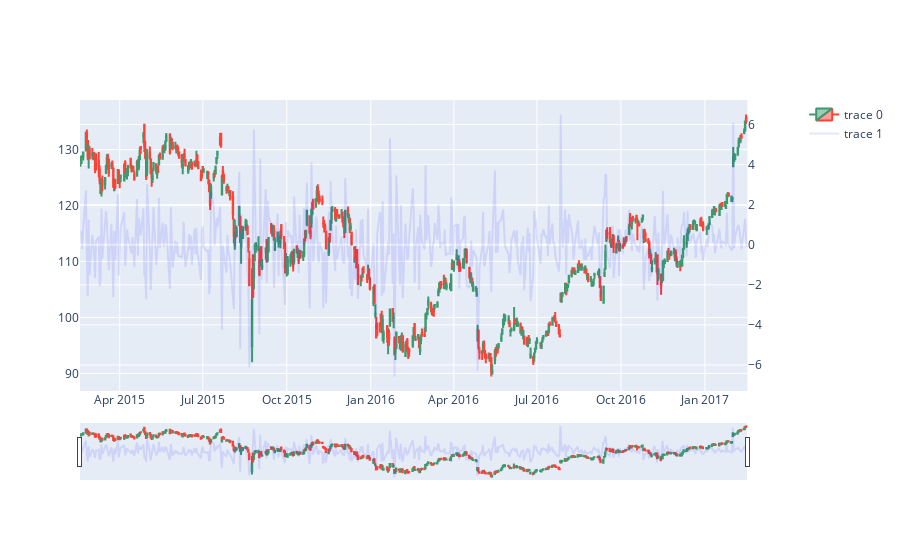

Notebook code for this chart:
### Code cell
import plotly.graph_objects as go
import plotly.io as pio
from datetime import datetime

from plotly.subplots import make_subplots

fig = go.Figure()
fig = make_subplots(specs=[[{"secondary_y": True}]])

fig.add_trace(
    go.Candlestick(x=df['Date'], 
        open=df['AAPL.Open'], 
        high=df['AAPL.High'], 
        low=df['AAPL.Low'], 
        close=df['AAPL.Close']), 
    secondary_y=False
)
fig.add_trace(
    go.Scatter(x=df['Date'], y=df['%_chg_Close'], mode='lines', opacity=0.1, marker_color='blue'), 
    secondary_y=True
)
fig.show()

### Figure 1 — Plotly figure (JSON) as saved in the notebook; plotly's stock layout.template omitted (floating-point values rounded to 4 significant figures; data arrays with more than 128 entries replaced by an {"elided": "..."} marker saying what was removed)
{"data": [{"close": {"elided": "506 float values"}, "high": {"elided": "506 float values"}, "low": {"elided": "506 float values"}, "open": {"elided": "506 float values"}, "type": "candlestick", "x": {"elided": "506 str values"}, "xaxis": "x", "yaxis": "y"}, {"marker": {"color": "blue"}, "mode": "lines", "opacity": 0.1, "type": "scatter", "x": {"elided": "506 str values"}, "xaxis": "x", "y": {"elided": "506 float values"}, "yaxis": "y2"}], "layout": {"xaxis": {"anchor": "y", "domain": [0, 0.94]}, "yaxis": {"anchor": "x", "domain": [0, 1]}, "yaxis2": {"anchor": "x", "overlaying": "y", "side": "right"}}}
